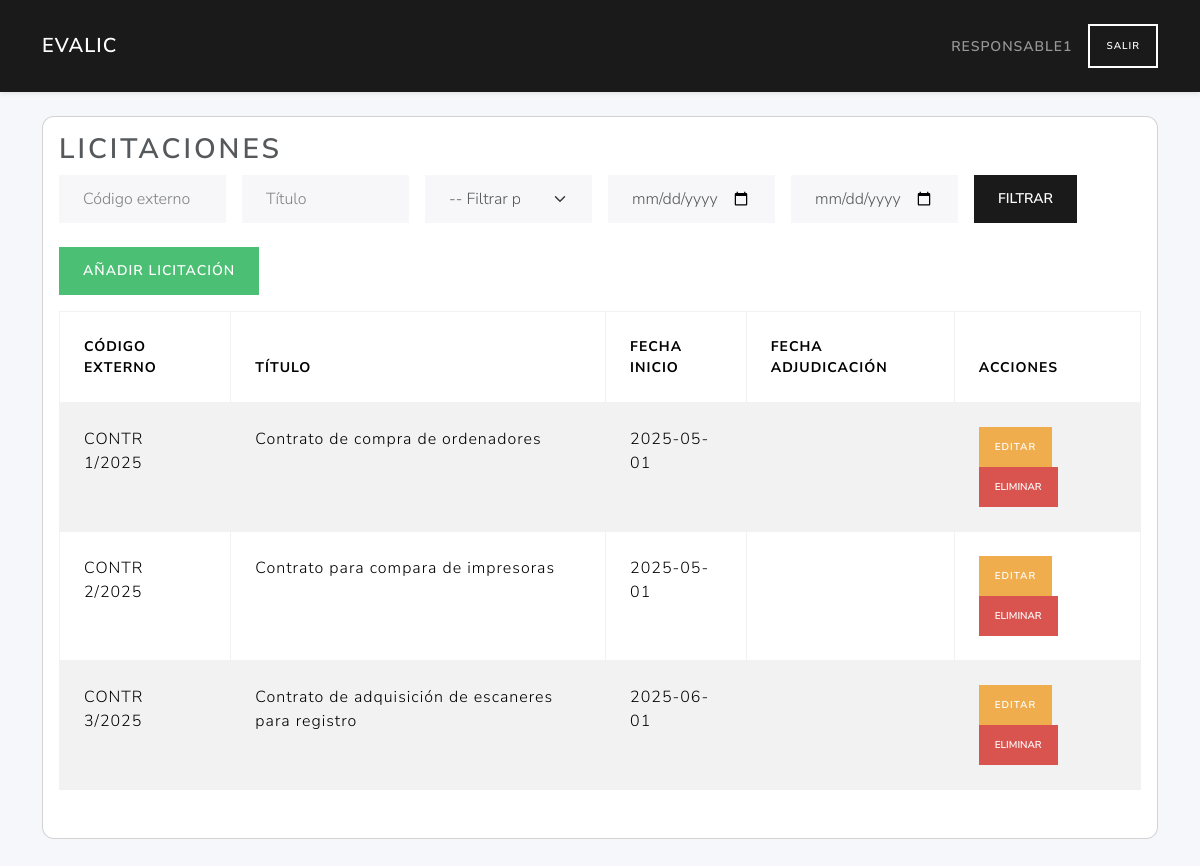
The page /licitaciones/ (signed in) on the database as committed earlier.
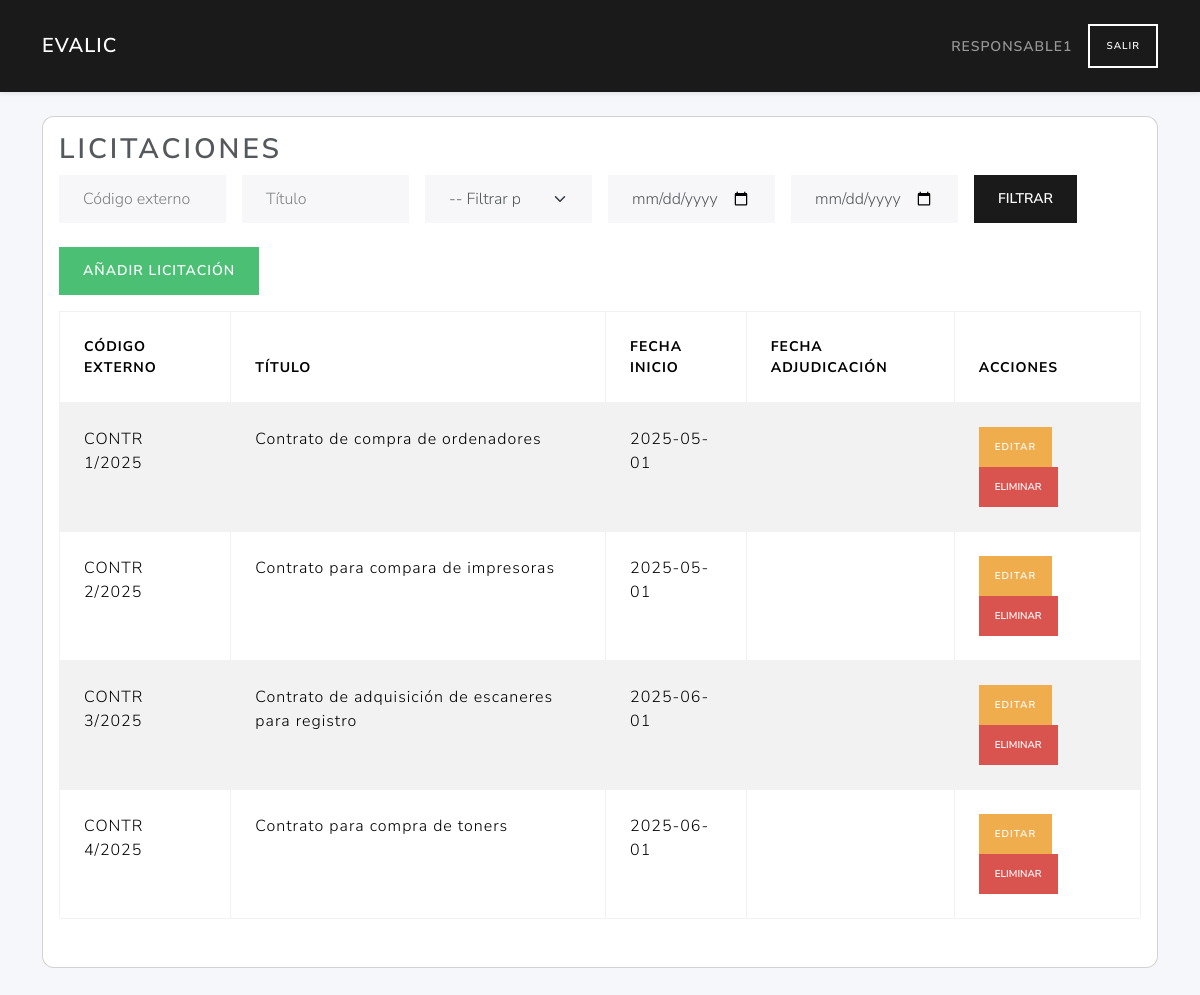
The same page on the database as committed later.
### tables this page shows
CREATE TABLE licitaciones (
        id INTEGER PRIMARY KEY AUTOINCREMENT,
        user_id INTEGER NOT NULL,
        external_id TEXT NOT NULL,
        title TEXT NOT NULL,
        description TEXT,
        fecha_inicio TEXT NOT NULL,
        fecha_adjudicacion TEXT,
        FOREIGN KEY (user_id) REFERENCES users(id)
    );

### routes/licitaciones_routes.py (the view, shortened to what this page needs)
@licitaciones_bp.route('/', methods=('GET',))
def index():
    if 'user_id' not in session or session.get('role_id') != 2:
        return redirect(url_for('auth.login'))
    db = get_db(current_app)
    user_id = session.get('user_id')
    lic_rows = list_licitaciones(db)
    licitaciones = [l for l in lic_rows if l['user_id'] == user_id]
    external_id  = request.args.get('external_id', '').strip()
    title        = request.args.get('title', '').strip()
    fecha_tipo   = request.args.get('fecha_tipo', '')
    fecha_desde  = request.args.get('fecha_desde', '')
    fecha_hasta  = request.args.get('fecha_hasta', '')
    if external_id:
       licitaciones = [
           l for l in licitaciones
           if external_id.lower() in (l['external_id'] or '').lower()
       ]
    if title:
       licitaciones = [
           l for l in licitaciones
           if title.lower() in (l['title'] or '').lower()
       ]
    page = request.args.get('page', 1, type=int)
    per_page = current_app.config.get('LIC_PER_PAGE', 10)
    total = len(licitaciones)
    total_pages = ceil(total / per_page) if total else 1
    start = (page - 1) * per_page
    end = start + per_page
    licitaciones = licitaciones[start:end]
    responsable_id = get_role_id(db, 'responsable')
    is_responsable = session.get('role_id') == responsable_id
    return render_template(
        'licitaciones/index.html',
        licitaciones=licitaciones,
        is_responsable=is_responsable,
        total_pages=total_pages,
        current_page=page,
        request=request
    )

### app.py (called while the page is built)
def create_app():
    app = Flask(__name__)
    app.permanent_session_lifetime = timedelta(hours=1)  # Sesión permanente por 1 hora
    app.config.from_object(Config)
    @app.context_processor
    def utility_processor():
        from flask import request, url_for
        def url_for_other_page(page):
            args = request.args.copy()
            args['page'] = page
            return url_for('licitaciones.index', **args)
        return dict(url_for_other_page=url_for_other_page)
    app.teardown_appcontext(close_connection)
    with app.app_context():
        init_db(app)
    app.register_blueprint(auth_bp)
    app.register_blueprint(user_bp)
    app.register_blueprint(licitaciones_bp)
    app.register_blueprint(ofertas_bp)
    app.register_blueprint(licitantes_bp)
    app.register_blueprint(evaluador_bp)
    app.register_blueprint(criterios_bp)
    return app

### models/dao.py (called while the page is built)
def close_connection(exception):
    db = getattr(g, '_database', None)
    if db is not None:
        db.close()

def get_role_id(db, description):
    row = db.execute(
        "SELECT id FROM roles WHERE LOWER(description)=LOWER(?)",
        (description,)
    ).fetchone()
    return row['id'] if row else None

def get_db(app):
    if 'sqlite_db' not in g:
        g.sqlite_db = sqlite3.connect(
            app.config['DATABASE'],
            detect_types=sqlite3.PARSE_DECLTYPES
        )
        g.sqlite_db.row_factory = sqlite3.Row
    return g.sqlite_db

### models/licitaciones_data.py (called while the page is built)
def list_licitaciones(db):
    cur = db.execute("SELECT * FROM licitaciones ORDER BY id")
    return cur.fetchall()

### services/licitacion_service.py (called while the page is built)
def list_licitaciones(db):
    return data_list(db)

### templates/licitaciones/index.html (shortened to what this page needs)
{% extends 'base.html' %}
{% block content %}
<div class="card mb-4">
  <div class="card-body">
    <h2 class="card-title">Licitaciones</h2>
    <form method="get" class="row g-3 mb-4 flex-nowrap">
      <div class="col-md-2">
        <input type="text" name="external_id" class="form-control" placeholder="Código externo" value="{{ request.args.get('external_id', '') }}">
      </div>
      <div class="col-md-2">
        <input type="text" name="title" class="form-control" placeholder="Título" value="{{ request.args.get('title', '') }}">
      </div>
      <div class="col-md-2">
        <select name="fecha_tipo" class="form-select">
          <option value="">-- Filtrar por fecha --</option>
        </select>
      </div>
      <div class="col-md-2">
        <input type="date" name="fecha_desde" class="form-control" value="{{ request.args.get('fecha_desde', '') }}">
      </div>
      <div class="col-md-2">
        <input type="date" name="fecha_hasta" class="form-control" value="{{ request.args.get('fecha_hasta', '') }}">
      </div>
      <div class="col-md-2">
        <button type="submit" class="btn btn-primary">Filtrar</button>
      </div>
    </form>
    <a href="{{ url_for('licitaciones.create_licitacion_route') }}" class="btn btn-success mb-3">Añadir licitación</a>
    <table class="table table-bordered table-striped">
      <thead>
        <tr>
          <th>Código externo</th>
          <th>Título</th>
          <th>Fecha inicio</th>
          <th>Fecha adjudicación</th>
          <th>Acciones</th>
        </tr>
      </thead>
      <tbody>
        {% for lic in licitaciones %}
        <tr>
          <td>{{ lic.external_id }}</td>
          <td>{{ lic.title }}</td>
          <td>{{ lic.fecha_inicio }}</td>
          <td>{{ lic.fecha_adjudicacion }}</td>
          <td>
            <a href="{{ url_for('licitaciones.edit_licitacion_route', lic_id=lic.id) }}" class="btn btn-sm btn-warning">Editar</a>
            {% if is_responsable %}
              <form action="{{ url_for('licitaciones.delete_licitacion_route', lic_id=lic.id) }}" method="post" style="display:inline-block;" onsubmit="return confirm('¿Estás seguro de que quieres eliminar esta licitación?');">
                <button type="submit" class="btn btn-danger btn-sm">Eliminar</button>
              </form>
            {% endif %}
          </td>
        </tr>
        {% endfor %}
      </tbody>
    </table>
  </div>
</div>
{% endblock %}

### templates/base.html (shortened to what this page needs)
<!doctype html>
<html lang="es">
<head>
  <link href="https://cdn.jsdelivr.net/npm/bootswatch@5.3.0/dist/lux/bootstrap.min.css"
        rel="stylesheet">
</head>
<body>
  <nav class="navbar navbar-expand-lg navbar-dark bg-primary shadow-sm">
    <div class="container">
    {% if session.get('role_id') == 1 %}
      <a class="navbar-brand" href="{{ url_for('user.dashboard') }}">EvaLic</a>
    {% elif session.get('role_id') == 2 %}
      <a class="navbar-brand" href="{{ url_for('licitaciones.index') }}">EvaLic</a>
    {% elif session.get('role_id') == 3 %}
      <a class="navbar-brand" href="{{ url_for('evaluador.index') }}">EvaLic</a>
    {% else %}
      <a class="navbar-brand" href="{{ url_for('auth.login') }}">EvaLic</a>
    {% endif %}
      {% if session.get('username') %}
      <div class="ms-auto d-flex align-items-center">
        <span class="navbar-text me-3">{{ session['username'] }}</span>
        <a class="btn btn-outline-light btn-sm"
           href="{{ url_for('auth.do_logout') }}">Salir</a>
      </div>
      {% endif %}
    </div>
  </nav>
  <main class="container py-4">
    {% block content %}{% endblock %}
  </main>
</body>
</html>

### templates/base.html (style rules this page uses)
body { background:#f5f7fa; }
.card { border-radius:.75rem; }
.navbar-brand { font-weight:600; }

Rows that differ between the two databases and show on the page:
added licitaciones: external_id "CONTR 4/2025", title "Contrato para compra de toners", fecha_inicio "2025-06-01"
